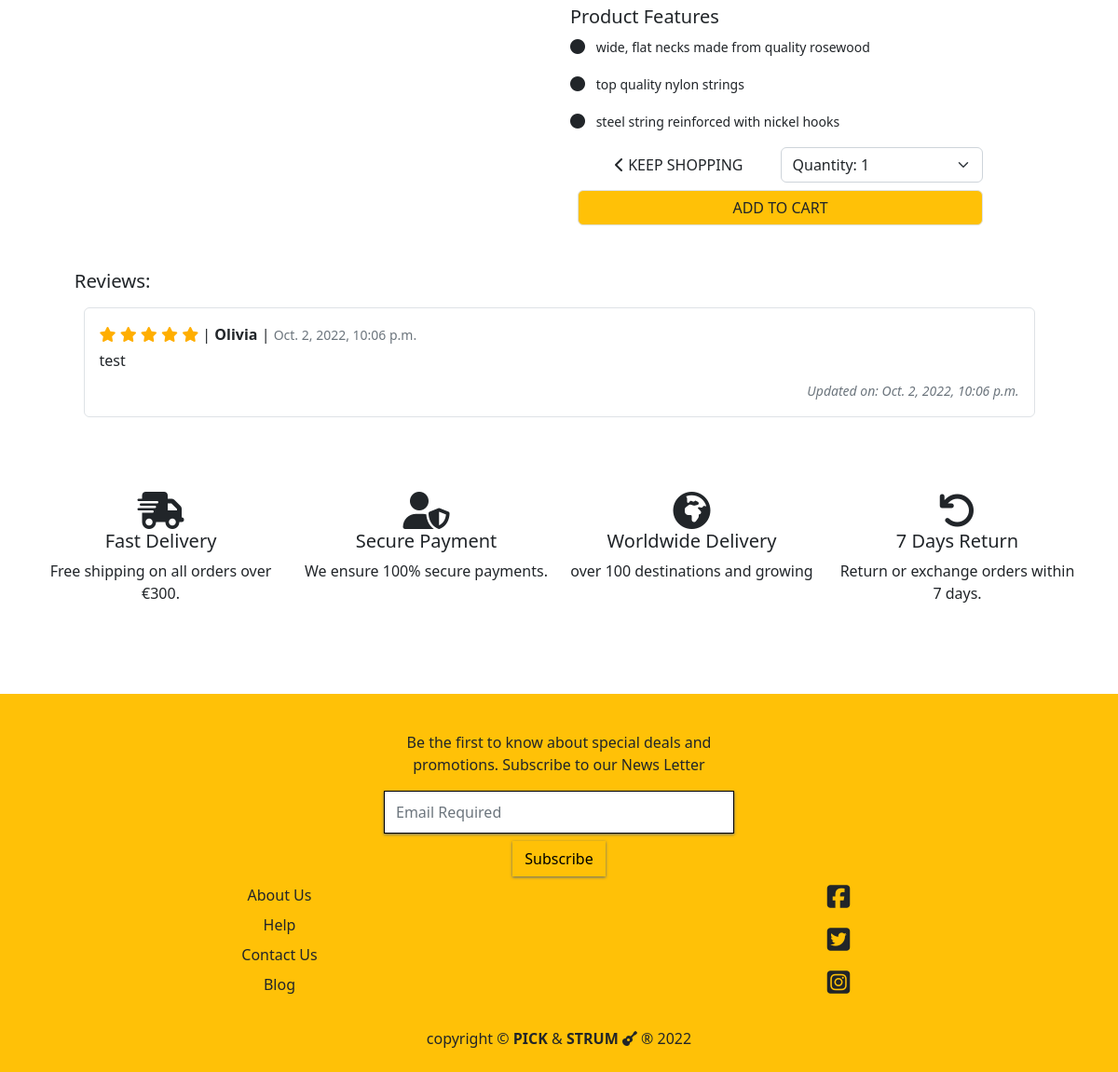
Before: /products/31/ (lower part) with the older database file.
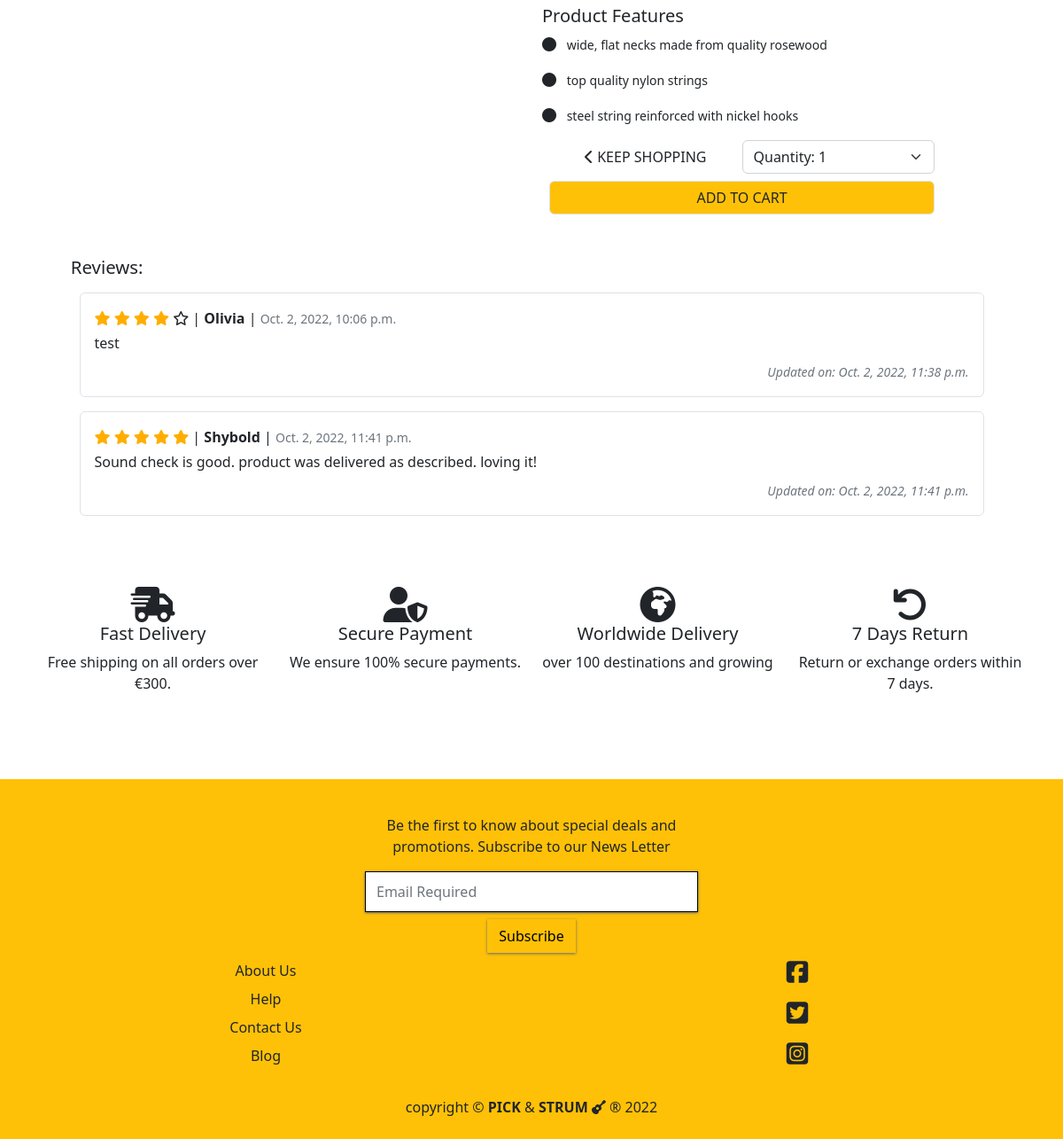
After: the same page with the newer database file.
### products/models.py (models this page shows, shortened)
class ProductFeature(models.Model):
    title = models.TextField(max_length=80, null=True, blank=True)
    def __str__(self):
        return self.title

class Review(models.Model):
    product = models.ForeignKey(Product, on_delete=models.CASCADE, related_name="reviews")
    name = models.ForeignKey(User, on_delete=models.CASCADE)
    body = models.TextField(max_length=254)
    rate = models.IntegerField(choices=RATES)
    updated_on = updated_on = models.DateTimeField(auto_now=True)
    created_on = models.DateTimeField(auto_now_add=True)
    class Meta:
        ordering = ['created_on']

### products/views.py (the view)
# urls.py: path('<int:product_id>/', views.product_detail_view, name='product_detail'),
def product_detail_view(request, product_id):
    product = get_object_or_404(Product, pk=product_id)
    reviews = product.reviews.all().order_by('created_on')
    features = product.features.all()
    context = {
        'product': product,
        'reviews': reviews,
        'features': features,
    }
    return render(request, 'products/product_detail.html', context)

### cart/contexts.py (called while the page is built, shortened)
def cart_contents(request):
    cart_items = []
    total = 0
    product_count = 0
    cart = request.session.get('cart', {})
    if total < settings.FREE_DELIVERY_THRESHOLD:
        delivery = total * Decimal(settings.STANDARD_DELIVERY_PERCENTAGE / 100)
        free_delivery_delta = settings.FREE_DELIVERY_THRESHOLD - total
    else:
        delivery = 0
        free_delivery_delta = 0
    grand_total = delivery + total
    context = {
        'cart_items': cart_items,
        'total': total,
        'product_count': product_count,
        'delivery': delivery,
        'free_delivery_delta': free_delivery_delta,
        'free_delivery_threshold': settings.FREE_DELIVERY_THRESHOLD,
        'grand_total': grand_total,
    }
    return context

### products/templates/products/product_detail.html (shortened to what this page needs)
{% extends "base.html" %}
{% load static %}
{% block content %}
<div class="container">
    <div class="row">
        <div class="col-12 col-md-5 col-lg-4 offset-lg-2">
        </div>
        <div class="col-12 col-md-7 col-lg-5">
            <div class="mb-5 mt-md-5">
                <h5>Product Features</h5>
                {% for feature in features %}
                <p><small><i class="fas fa-circle me-2 fs-6"></i> {{ feature }}</small></p>
                {% endfor %}
                <form class="form" action="{% url 'add_to_cart' product.id %}" method="POST">
                    <div class="row mx-2">
                        <a href="{% url 'products' %}" class="btn w-50">
                            <span class="icon">
                                <i class="fas fa-chevron-left"></i>
                            </span>
                            <span class="text-uppercase">Keep Shopping</span>
                        </a>
                        <select class="form-select w-50" name="quantity" data-item_id="{{ product.id }}"
                            id="id_qty_{{ product.id }}">
                            <option value="1">Quantity: 1</option>
                        </select>
                    </div>
                    <div class="row mt-2 mx-2">
                        <button class="btn border bg-warning" type="submit">ADD TO CART</button>
                    </div>
                </form>
            </div>
        </div>
    </div>
    {% if reviews %}
    <div class="row">
        <div class="col-11 m-auto">
            <h5 class="yoo">Reviews:</h5>
            {% for review in reviews %}
            <div class="border rounded-2 p-3 mt-3">
            {% if review.rate == 5 %}
            <i class="fas fa-star yellow"></i>
            <i class="fas fa-star yellow"></i>
            <i class="fas fa-star yellow"></i>
            <i class="fas fa-star yellow"></i>
            <i class="fas fa-star yellow"></i>
            {% elif review.rate == 4 %}
            <i class="fas fa-star yellow"></i>
            <i class="fas fa-star yellow"></i>
            <i class="fas fa-star yellow"></i>
            <i class="fas fa-star yellow"></i>
            <i class="far fa-star"></i>
            {% elif review.rate == 3 %}
            <i class="fas fa-star yellow"></i>
            <i class="fas fa-star yellow"></i>
            <i class="fas fa-star yellow"></i>
            <i class="far fa-star"></i>
            <i class="far fa-star"></i>
            {% elif review.rate == 2 %}
            <i class="fas fa-star yellow"></i>
            <i class="fas fa-star yellow"></i>
            <i class="far fa-star"></i>
            <i class="far fa-star"></i>
            <i class="far fa-star"></i>
            {% else %}
            <i class="fas fa-star yellow"></i>
            <i class="far fa-star"></i>
            <i class="far fa-star"></i>
            <i class="far fa-star"></i>
            <i class="far fa-star"></i>
            {% endif %} | <span><strong>{{review.name}} </strong>|</span> <br class="d-block d-sm-none"> <span><small class="text-muted">{{ review.created_on }}</small></span>
                <div class="card-body mt-1">
                    {{ review.body }}
                </div>
                {% if review.updated_on %}
                    <p class="text-end pt-2 m-0"><i><small class="text-muted">Updated on: {{ review.updated_on }}</small></i></p>
                {% endif %}
            </div>
            {% endfor %}
        </div>
    </div>
    {% endif %}
</div>
{% include 'includes/trust-stm.html' %}
{% endblock %}

Changed rows visible on the page:
changed Review "test": rate 5 → 4 (drawn); updated_on "Oct. 2, 2022, 10:06 p.m." → "Oct. 2, 2022, 11:38 p.m."
added Review: rate 5 (drawn), name "Shybold", created_on "Oct. 2, 2022, 11:41 p.m.", body "Sound check is good. product was delivered as described. loving it!", updated_on "Oct. 2, 2022, 11:41 p.m."
